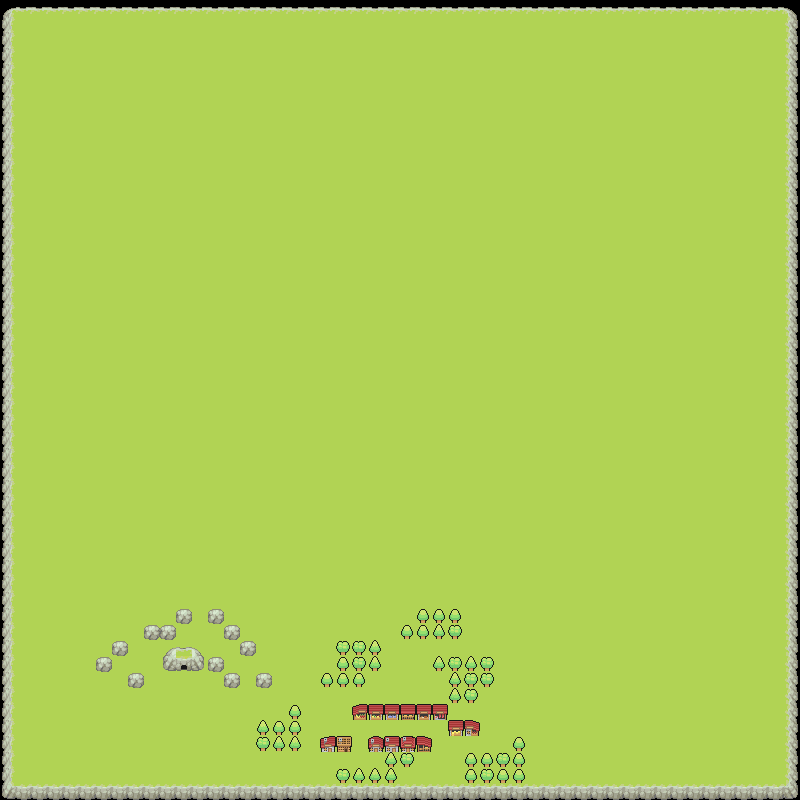

Tiled map render using the project's own tile images. Description and the map definition, with tile-layer contents summarised, below:
An orthogonal 50x50 tile map with 16x16 px tiles, 4 tile layers (LevelTiles, Background, Landscape, Clouds_1), 6 tilesets.

<map version="1.5" tiledversion="1.7.2" orientation="orthogonal" renderorder="right-down" width="50" height="50" tilewidth="16" tileheight="16" infinite="0" nextlayerid="7" nextobjectid="1">
 <tileset firstgid="1" source="overworld/Background/Overworld_Cliff.tsx" />
 <tileset firstgid="64" source="overworld/Background/Overworld_AssortedGround.tsx" />
 <tileset firstgid="69" source="overworld/Background/Overworld_TexturedGrass.tsx" />
 <tileset firstgid="75" source="overworld/Buildings/Overworld_RedTaverns.tsx" />
 <tileset firstgid="87" source="overworld/Buildings/Overworld_RedMarket.tsx" />
 <tileset firstgid="99" source="overworld/Nature/Overworld_Trees.tsx" />
 <layer id="6" name="LevelTiles" width="50" height="50">
  <data>[2500 cells, 0 non-empty, 0 distinct tile ids]</data>
 </layer>
 <layer id="4" name="Background" width="50" height="50">
  <data>[2500 cells, 2500 non-empty, 9 distinct tile ids]</data>
 </layer>
 <layer id="3" name="Landscape" width="50" height="50">
  <data>[2500 cells, 79 non-empty, 24 distinct tile ids]</data>
 </layer>
 <layer id="5" name="Clouds_1" width="50" height="50">
  <data>[2500 cells, 0 non-empty, 0 distinct tile ids]</data>
 </layer>
</map>
